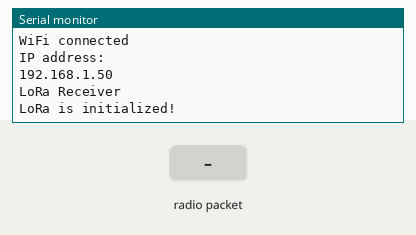
Simulated run of this sketch. Board: ESP32. Parts: the last lines printed to the serial monitor. Inputs (shaded band) come from the test bench. WiFi joins after 1.5 s; servers stay silent unless stated; uploads are accepted with an empty reply; no radio packets arrive unless stated.

Above: at 2.7 s.
2.8 s: radio packet "c" arrives
At 3.6 s:
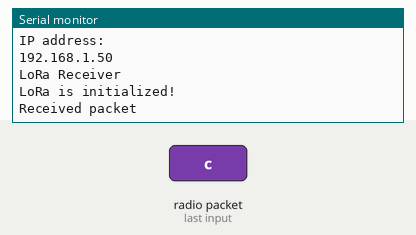
5.3 s: radio packet "1" arrives
At 8.4 s:
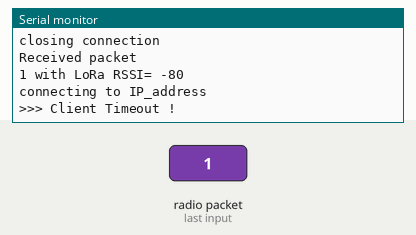

The sketch:

LoRa_Gateway_to_CSV.ino
```cpp
#include <LoRa.h>
#include <SPI.h>
#include <WiFi.h>

#define ss 5
#define rst 14
#define dio0 2
String LoRaData;
String loRaMessage;
String senseValue;
String readingID;
String nodeID;
const char* ssid     = "Wifi_name";
const char* password = "wifi_pass";
const char* host = "IP_address";


void setup()
{

    Serial.begin(115200);
    Serial.println();
    Serial.println();
    Serial.print("Connecting to ");
    Serial.println(ssid);

//    IPAddress ip_static(192, 168, 1, 20);
//    IPAddress ip_gateway(192,168,1,1);
//    IPAddress ip_subnet(255,255,255,0);
//
//    WiFi.config(ip_static, ip_gateway, ip_subnet);
    WiFi.begin(ssid, password);

    while (WiFi.status() != WL_CONNECTED) {
        delay(500);
        Serial.print(".");
    }

    Serial.println("");
    Serial.println("WiFi connected");
    Serial.println("IP address: ");
    Serial.println(WiFi.localIP());
    Serial.println("LoRa Receiver");
    LoRa.setPins(ss, rst, dio0);
    while (!LoRa.begin(433E6))
    {
      Serial.println(".");
      delay(500);
    }
    LoRa.setSyncWord(0xA5);
    Serial.println("LoRa is initialized!");
}

void loop()
{
  int packetSize = LoRa.parsePacket();
  if (packetSize)
  {
    Serial.println("Received packet");
    while (LoRa.available())
    {
      LoRaData = LoRa.readString();
      Serial.print(LoRaData);

      nodeID = LoRaData.substring(0,1);
      int pos1 = LoRaData.indexOf('/');
      readingID = LoRaData.substring(1, pos1);
      senseValue = LoRaData.substring(pos1 +1, LoRaData.length());
    }
    Serial.print(" with LoRa RSSI= ");
    Serial.print(LoRa.packetRssi());
    Serial.println();
    Serial.print("connecting to ");
    Serial.println(host);

    WiFiClient client;
    const int httpPort = 80;
    if (!client.connect(host, httpPort)) {
        Serial.println("connection failed");
        return;
    }

    if (nodeID == "c")
    {
        client.print(String("GET http://IP_address/lora_temp/loratocsv.php?") +
                          ("&node03=") + readingID + ("&dust=") + senseValue +
                          " HTTP/1.1\r\n" +
                 "Host: " + host + "\r\n" +
                 "Connection: close\r\n\r\n");
    }
    unsigned long timeout = millis();
    while (client.available() == 0) {
        if (millis() - timeout > 1000) {
            Serial.println(">>> Client Timeout !");
            client.stop();
            return;
        }
    }

    while(client.available()) {
        String line = client.readStringUntil('\r');
        Serial.print(line);

    }

    Serial.println();
    Serial.println("closing connection");
  }

}
```

Measured:
- after the input at 2.8 s, the serial monitor: prints a new line at once (image 1)
- after the input at 5.3 s, the serial monitor: prints a new line after 1.0 s (image 2)
